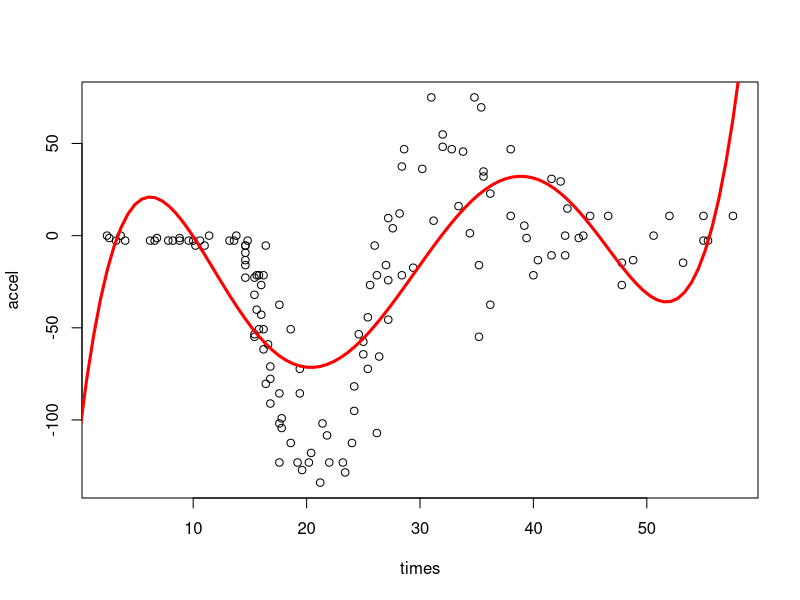

The R source for this figure: (Note: this script raises an error after producing the figure.)
# General Linear Models: Constructing the X Matrix, Basis Function Expansions for Nonlinear Effects

library(MASS)

head(mcycle)

plot(accel ~ times, data = mcycle)

# approximate with a high order polynomial
out1 <- lm(accel ~ times + I(times^2) + I(times^3) + I(times^4) + I(times^5),
           data = mcycle, x = TRUE)

xstar <- seq(0,60, length = 100)
yhat1 <- predict(out1, newdata = data.frame(times = xstar))
lines(xstar, yhat1, col = "red", lwd = 3)

head(out1$x)

plot(~ out1$x[,2] + out1$x[,3], out1$x[,4], out1$x[,5])

# Orthonormal polynomial basis function expansion (get the identity matrix)
out2 <- lm(accel ~ poly(times, 5), data = mcycle)
plot(accel ~ times, data = mcycle)
xstar <- seq(0,60, length = 100)
yhat2 <- predict(out2, newdata = data.frame(times = xstar))
lines(xstar, yhat2, col = "red", lwd = 3)


# piece wise linear with hockey stick basis function expansion
# knots: 14, 21, 30, 40 (look at the actual data)
out3 <- lm(accel ~ times + I( (times >= 14)*(times - 14) ) 
                         + I( (times >= 21)*(times - 21) )
                         + I( (times >= 30)*(times - 30) )
                         + I( (times >= 40)*(times - 40) ), data = mcycle)

plot(accel ~ times, data = mcycle)
xstar <- seq(0,60, length = 100)
yhat3 <- predict(out3, newdata = data.frame(times = xstar))
lines(xstar, yhat3, col = "red", lwd = 3)
